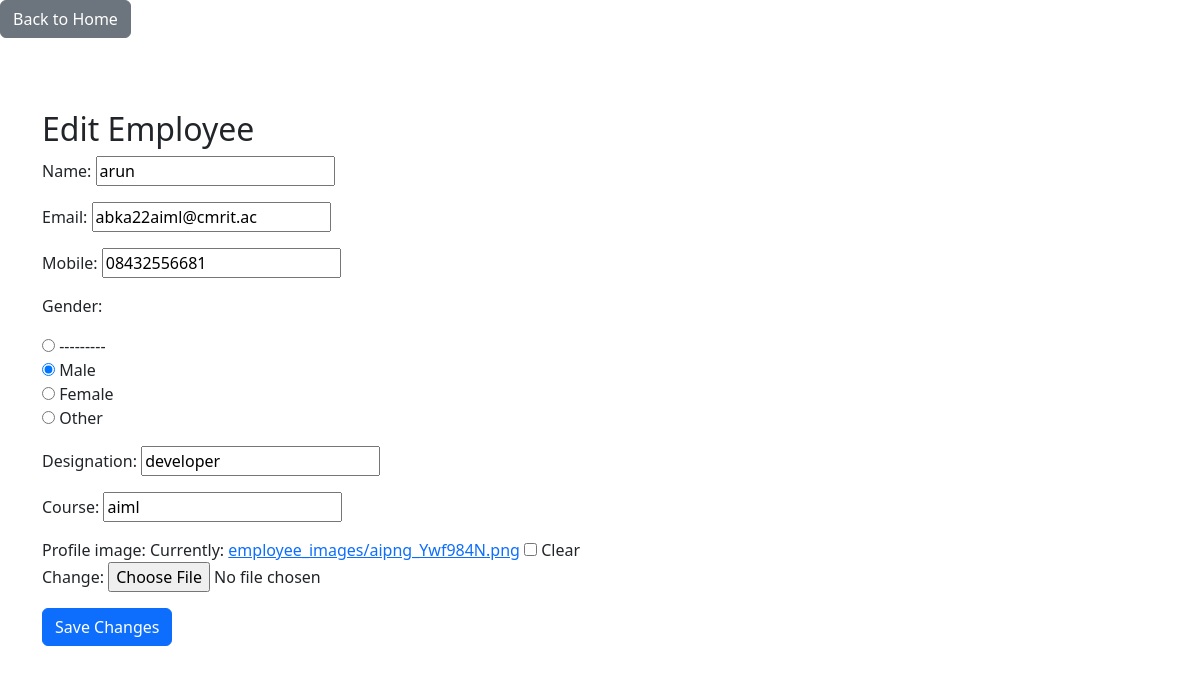
The page /employee/edit/4/ on the database its author committed.
### app1/models.py (models this page shows, shortened)
class Employee(models.Model):
    name = models.CharField(max_length=100)
    email = models.EmailField(unique=True)
    mobile = models.CharField(max_length=15)
    gender_choices = [
        ('M', 'Male'),
        ('F', 'Female'),
        ('O', 'Other')
    ]
    gender = models.CharField(max_length=1, choices=gender_choices)
    designation = models.CharField(max_length=100)
    course = models.CharField(max_length=100)
    profile_image = models.ImageField(upload_to='employee_images/', null=True, blank=True)

### app1/views.py (the view)
# urls.py: path('employee/edit/<int:id>/', views.edit_employee, name='edit_employee'),
def edit_employee(request, id):
    employee = get_object_or_404(Employee, id=id)
    if request.method == 'POST':
        form = EmployeeForm(request.POST, request.FILES, instance=employee)
        if form.is_valid():
            form.save()
            messages.success(request, 'Employee details updated successfully.')
            return redirect('employee_list')
    else:
        form = EmployeeForm(instance=employee)
    return render(request, 'edit_employee.html', {'form': form, 'employee': employee})

### app1/forms.py
class EmployeeForm(forms.ModelForm):
    class Meta:
        model = Employee
        fields = ['name', 'email', 'mobile', 'gender', 'designation', 'course', 'profile_image']
        widgets = {
            'gender': forms.RadioSelect
        }

### templates/edit_employee.html (shortened to what this page needs)
<!DOCTYPE html>
<html lang="en">
    <head>
        <link rel="stylesheet" href="https://cdn.jsdelivr.net/npm/bootstrap@5.3.0-alpha1/dist/css/bootstrap.min.css">
    </head>
    <body>
<a href="{% url 'home' %}" class="btn btn-secondary mb-4">
     Back to Home
</a>
        <div class="container mt-5">
            <h2>Edit Employee</h2>
            <form method="POST" enctype="multipart/form-data">
                {{ form.as_p }}
                <button type="submit" class="btn btn-primary">Save Changes</button>
            </form>
        </div>
    </body>
</html>

### rows shown on the page
Employee: name "arun", email "abka22aiml@cmrit.ac", mobile "08432556681", gender "☐ --------- ☑ Male ☐ Female ☐ Other", designation "developer", course "aiml"
